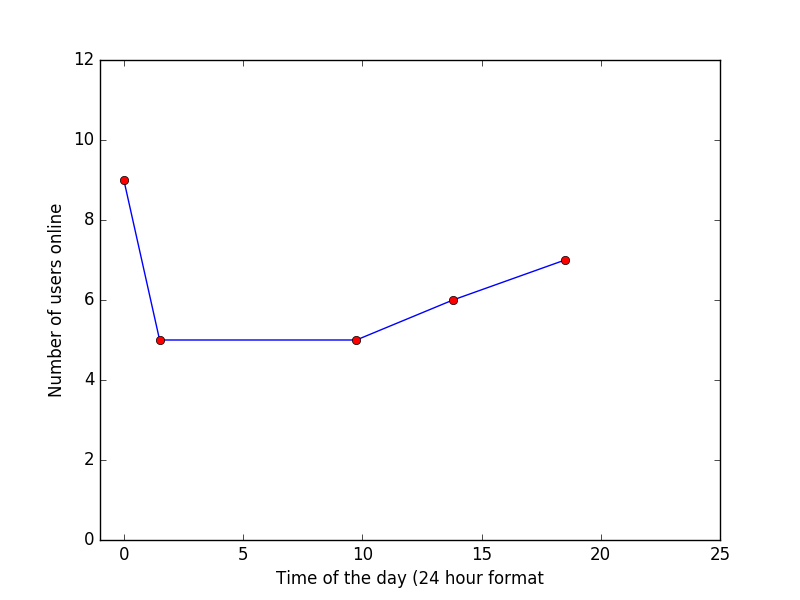

This chart was generated by the following Python code:
import matplotlib.pyplot as plt
x=[0,1.5,9.75,13.8,18.5]
y=[9,5,5,6,7]
print(y)
axes=[-1,25,0,12];
plt.plot(x,y );
plt.plot(x,y ,'ro');
plt.axis(axes);
plt.xlabel('Time of the day (24 hour format');
plt.ylabel('Number of users online');
plt.title('');
plt.show();
